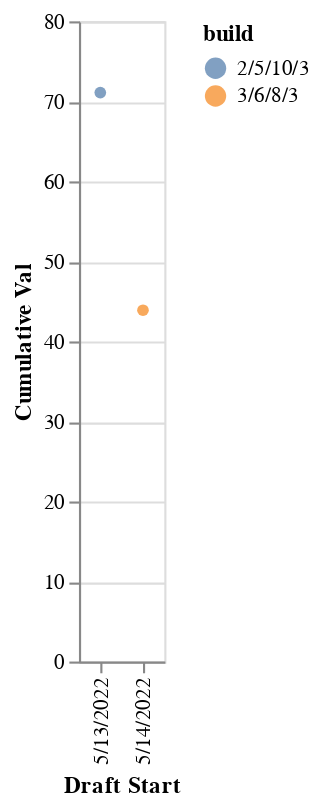
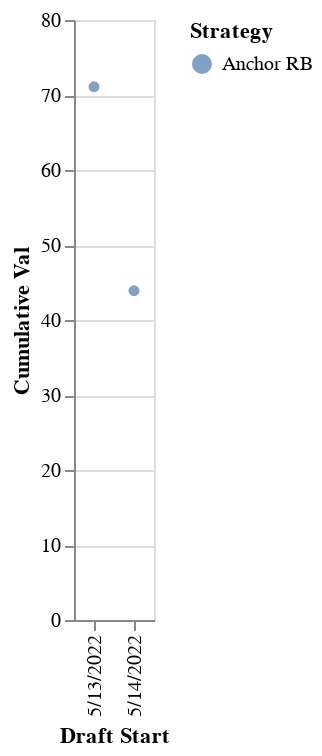
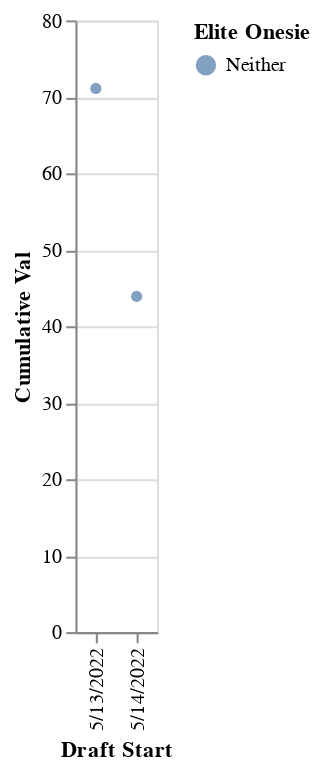

Notebook cell for these charts, in order:
### Markdown cell above
#### To use while drafting

### Code cell
#Use of build and player search functions
players_to_search = ['Jonathan Taylor']
builds_with_players(players_to_search)
strats_with_players(players_to_search)
onesie_with_players(players_to_search)

### Figure 1 — Vega-Lite specification as saved in the notebook (floating-point values rounded to 4 significant figures)
{"config": {"view": {"continuousWidth": 400, "continuousHeight": 300}}, "data": {"name": "data-da93d0e8085f1fb7f4cd80d13a6d220b"}, "mark": {"type": "circle", "size": 30}, "encoding": {"color": {"field": "build", "type": "nominal"}, "tooltip": [{"field": "Draft Start", "type": "nominal"}, {"field": "Team", "type": "quantitative"}, {"field": "build", "type": "nominal"}, {"field": "Cumulative Val", "type": "quantitative"}], "x": {"field": "Draft Start", "type": "nominal"}, "y": {"field": "Cumulative Val", "type": "quantitative"}}, "selection": {"selector004": {"type": "interval", "bind": "scales", "encodings": ["x", "y"]}}, "$schema": "https://vega.github.io/schema/vega-lite/v4.17.0.json", "datasets": {"data-da93d0e8085f1fb7f4cd80d13a6d220b": [{"Team": 3, "Draft Start": "5/13/2022", "Cumulative Val": 71.1, "Strategy": "Anchor RB", "Elite Onesie": "Neither", "build": "2/5/10/3", "Players": "Jonathan Taylor, AJ Brown, Saquon Barkley, DK Metcalf, Chris Godwin, JuJu Smith-Schuster, Tom Brady, Clyde Edwards-Helaire, Skyy Moore, Christian Watson, Rachaad White, Corey Davis, Noah Fant, Will Fuller, Daniel Jones, Jalen Tolbert, KJ Hamler, Brevin Jordan, Sony Michel, Greg Dulcich"}, {"Team": 10, "Draft Start": "5/14/2022", "Cumulative Val": 43.9, "Strategy": "Anchor RB", "Elite Onesie": "Neither", "build": "3/6/8/3", "Players": "Jonathan Taylor, Tee Higgins, AJ Brown, Gabriel Davis, Courtland Sutton, Deandre Hopkins, Drake London, Trey Lance, Dalton Schulz, Tua Tagovailoa, Chase Edmonds, Robert Tonyan, Rachaad White, Daniel Jones, David Bell, Brian Robinson, Donta Foreman, Wandale Robinson, Chris Evans, OJ Howard"}]}}

### Figure 2 — Vega-Lite specification as saved in the notebook (floating-point values rounded to 4 significant figures)
{"config": {"view": {"continuousWidth": 400, "continuousHeight": 300}}, "data": {"name": "data-da93d0e8085f1fb7f4cd80d13a6d220b"}, "mark": {"type": "circle", "size": 30}, "encoding": {"color": {"field": "Strategy", "type": "nominal"}, "tooltip": [{"field": "Draft Start", "type": "nominal"}, {"field": "Team", "type": "quantitative"}, {"field": "Strategy", "type": "nominal"}, {"field": "build", "type": "nominal"}, {"field": "Cumulative Val", "type": "quantitative"}], "x": {"field": "Draft Start", "type": "nominal"}, "y": {"field": "Cumulative Val", "type": "quantitative"}}, "selection": {"selector005": {"type": "interval", "bind": "scales", "encodings": ["x", "y"]}}, "$schema": "https://vega.github.io/schema/vega-lite/v4.17.0.json", "datasets": {"data-da93d0e8085f1fb7f4cd80d13a6d220b": [{"Team": 3, "Draft Start": "5/13/2022", "Cumulative Val": 71.1, "Strategy": "Anchor RB", "Elite Onesie": "Neither", "build": "2/5/10/3", "Players": "Jonathan Taylor, AJ Brown, Saquon Barkley, DK Metcalf, Chris Godwin, JuJu Smith-Schuster, Tom Brady, Clyde Edwards-Helaire, Skyy Moore, Christian Watson, Rachaad White, Corey Davis, Noah Fant, Will Fuller, Daniel Jones, Jalen Tolbert, KJ Hamler, Brevin Jordan, Sony Michel, Greg Dulcich"}, {"Team": 10, "Draft Start": "5/14/2022", "Cumulative Val": 43.9, "Strategy": "Anchor RB", "Elite Onesie": "Neither", "build": "3/6/8/3", "Players": "Jonathan Taylor, Tee Higgins, AJ Brown, Gabriel Davis, Courtland Sutton, Deandre Hopkins, Drake London, Trey Lance, Dalton Schulz, Tua Tagovailoa, Chase Edmonds, Robert Tonyan, Rachaad White, Daniel Jones, David Bell, Brian Robinson, Donta Foreman, Wandale Robinson, Chris Evans, OJ Howard"}]}}

### Figure 3 — Vega-Lite specification as saved in the notebook (floating-point values rounded to 4 significant figures)
{"config": {"view": {"continuousWidth": 400, "continuousHeight": 300}}, "data": {"name": "data-da93d0e8085f1fb7f4cd80d13a6d220b"}, "mark": {"type": "circle", "size": 30}, "encoding": {"color": {"field": "Elite Onesie", "type": "nominal"}, "tooltip": [{"field": "Draft Start", "type": "nominal"}, {"field": "Team", "type": "quantitative"}, {"field": "Strategy", "type": "nominal"}, {"field": "Elite Onesie", "type": "nominal"}, {"field": "build", "type": "nominal"}, {"field": "Cumulative Val", "type": "quantitative"}], "x": {"field": "Draft Start", "type": "nominal"}, "y": {"field": "Cumulative Val", "type": "quantitative"}}, "selection": {"selector006": {"type": "interval", "bind": "scales", "encodings": ["x", "y"]}}, "$schema": "https://vega.github.io/schema/vega-lite/v4.17.0.json", "datasets": {"data-da93d0e8085f1fb7f4cd80d13a6d220b": [{"Team": 3, "Draft Start": "5/13/2022", "Cumulative Val": 71.1, "Strategy": "Anchor RB", "Elite Onesie": "Neither", "build": "2/5/10/3", "Players": "Jonathan Taylor, AJ Brown, Saquon Barkley, DK Metcalf, Chris Godwin, JuJu Smith-Schuster, Tom Brady, Clyde Edwards-Helaire, Skyy Moore, Christian Watson, Rachaad White, Corey Davis, Noah Fant, Will Fuller, Daniel Jones, Jalen Tolbert, KJ Hamler, Brevin Jordan, Sony Michel, Greg Dulcich"}, {"Team": 10, "Draft Start": "5/14/2022", "Cumulative Val": 43.9, "Strategy": "Anchor RB", "Elite Onesie": "Neither", "build": "3/6/8/3", "Players": "Jonathan Taylor, Tee Higgins, AJ Brown, Gabriel Davis, Courtland Sutton, Deandre Hopkins, Drake London, Trey Lance, Dalton Schulz, Tua Tagovailoa, Chase Edmonds, Robert Tonyan, Rachaad White, Daniel Jones, David Bell, Brian Robinson, Donta Foreman, Wandale Robinson, Chris Evans, OJ Howard"}]}}
